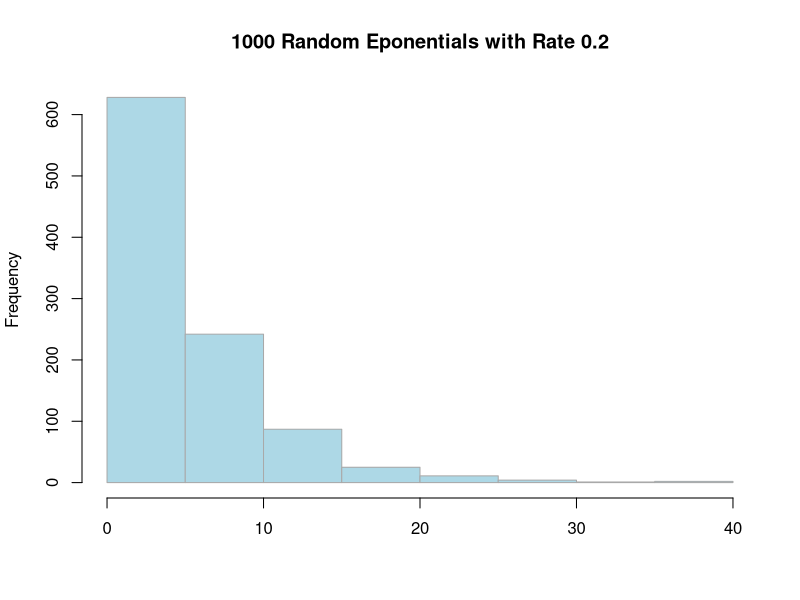
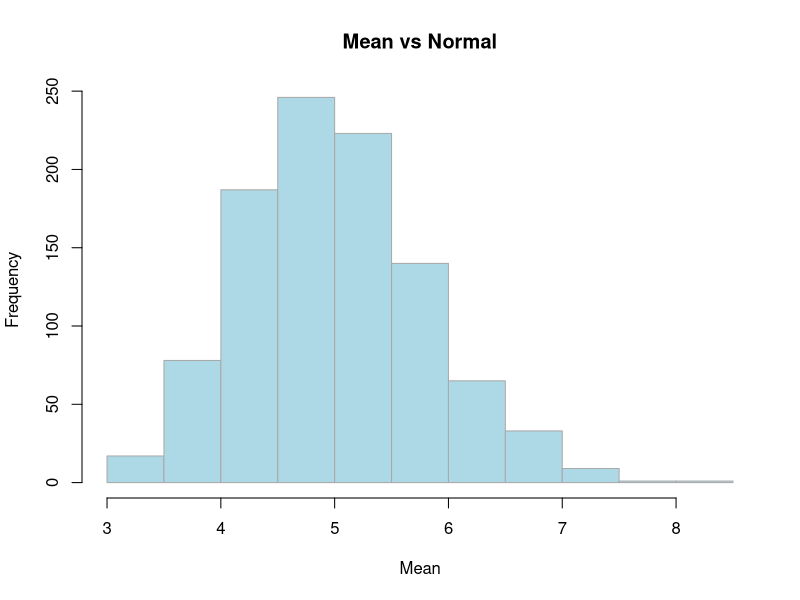

The R source for these figures, in order: (Note: this script raises an error after producing the figures.)


set.seed(0)

library(lattice)
set.seed(0)
sim_n <- 1000
n <- 40
lam <- 0.2

# # explore LLN
# a<-10^seq(2,7,by = 0.01)
# # lapply(a,function(i) {mean(rexp(i,lam))})
# plot(a,lapply(a,function(i) {mean(rexp(i,lam))})
#      ,type="l"
#      ,lwd=1
#      ,col = "blue"
#      ,log = "x"
#      ,xlab = "Sample Size"
#      ,ylab = "Means: rexp() w/ Lambda = 0.2"
#      ,main = "Exploration of Law of Large Numbers"
# )
# abline(h = 5)
a<-10^seq(2,7,by = 0.01)
re<-function(i) {mean(rexp(i,lam))}
LLN <- data.frame(x = a, mean = mean(rexp(a,lam)), stdev = sd(rexp(a,lam)))
# # explore LLN
# a<-10^seq(2,7,by = 0.01)
# # lapply(a,function(i) {mean(rexp(i,lam))})
# plot(a,lapply(a,function(i) {mean(rexp(i,lam))})
#      ,type="l"
#      ,lwd=1
#      ,col = "blue"
#      ,log = "x"
#      ,xlab = "Sample Size"
#      ,ylab = "Means: rexp() w/ Lambda = 0.2"
#      ,main = "Exploration of Law of Large Numbers"
# )
# abline(h = 5)







# Create Data Sets raw and measured
control <- rexp(sim_n,lam)
samples <- data.frame(obs=NULL,rexp=NULL)
measures <- data.frame(obs=NULL
                      ,mean=NULL
                      ,stdev=NULL
                      ,sterr=NULL
                      )

  for (i in 1:sim_n) {
    tmp <- rexp(n,lam)
    samples <- rbind(samples,data.frame(obs=i,rexp=tmp))
    measures <- rbind(measures, data.frame(obs=i,mean=mean(tmp),stdev=sd(tmp),sterr=sd(tmp)/sqrt(n)))
  }





# # Histograms of raw data
# hist(control)
# hist(samples$rexp[samples$obs==1])
# hist(mean_dev$mean)
# hist(mean_dev$stdev)

# Control
hist(control, col="light blue"
        , border = "dark gray"
        ,xlab = NULL
        , main="1000 Random Eponentials with Rate 0.2")



# Mean
hist(measures$mean, col="light blue", border = "dark gray", xlab="Mean", main="Mean vs Normal")
  xfit<-seq(min(measures$mean),max(measures$mean),length=500)
  yfit<-dnorm(xfit,mean=mean(measures$mean),sd=sd(measures$mean))
  yfit <- yfit*diff(h$mids[1:2])*length(measures$mean)
  confint <- round(mean(measures$mean) + c(-1,1) * qnorm(0.975) * sd(measures$mean)/sqrt(length(measures$mean)),3)
    lines(xfit, yfit, col="black", lwd=2)
    abline(v = 5,col = "black", lwd = 2)
    abline(v = confint,col = "red", lwd = 1.5)

# Standard Deviation
    hist(measures$stdev, col="light blue", border = "dark gray", xlab="Mean", main="Mean vs Normal")
    xfit<-seq(min(measures$stdev),max(measures$stdev),length=500)
    yfit<-dnorm(xfit,mean=mean(measures$stdev),sd=sd(measures$stdev))
    yfit <- yfit*diff(h$mids[1:2])*length(measures$stdev)
    confint <- round(mean(measures$stdev) + c(-1,1) * qnorm(0.975) * sd(measures$stdev)/sqrt(length(measures$stdev)),3)
    lines(xfit, yfit, col="black", lwd=2)
    abline(v = 5,col = "black", lwd = 2)
    abline(v = confint,col = "red", lwd = 1.5)

# Standard Error
    hist(measures$sterr, col="light blue", border = "dark gray", xlab="Mean", main="Mean vs Normal")
    xfit<-seq(min(measures$sterr),max(measures$sterr),length=500)
    yfit<-dnorm(xfit,mean=mean(measures$sterr),sd=sd(measures$sterr))
    yfit <- yfit*diff(h$mids[1:2])*length(measures$sterr)
    confint <- round(mean(measures$sterr) + c(-1,1) * qnorm(0.975) * sd(measures$sterr)/sqrt(length(measures$sterr)),3)
    lines(xfit, yfit, col="black", lwd=2)
    abline(v = 5,col = "black", lwd = 2)
    abline(v = confint,col = "red", lwd = 1.5)


mlims <- mean(measures$mean) + c(-1,1) * qnorm(0.975) * sd(measures$mean)/sqrt(sim_n)
sdlims <- mean(measures$stdev) + c(-1,1) * qnorm(0.975) * sd(measures$stdev)/sqrt(sim_n)


plot(measures$mean,measures$stdev,xlim = c(3,9),ylim = c(3,9))
polygon(c(mlims[1],mlims[1],mlims[2],mlims[2],mlims[1])
        ,c(0,10,10,0,0)
        , col = rgb(0,0,0,0.1)
        , border = FALSE)
abline(v = mean(measures$mean),col = rgb(0,0,0))
abline(v = 5,col = rgb(1,0,0))
polygon(c(0,0,10,10,0)
        ,c(sdlims[1],sdlims[2],sdlims[2],sdlims[1],sdlims[1])
        , col = rgb(0,0,0,0.1)
        , border = FALSE)
abline(h = mean(measures$stdev),col = rgb(0,0,0))
abline(h = 5,col = rgb(1,0,0))
